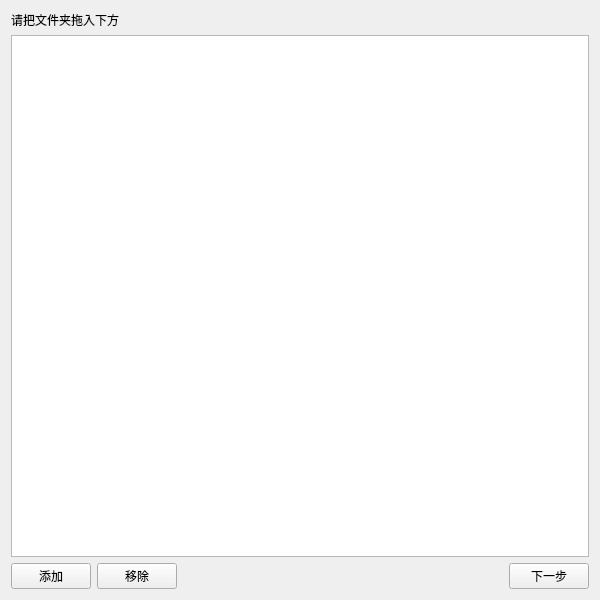
<?xml version="1.0" encoding="UTF-8"?>
<ui version="4.0">
 <class>input_pathsClass</class>
 <widget class="QMainWindow" name="input_pathsClass">
  <property name="geometry">
   <rect>
    <x>0</x>
    <y>0</y>
    <width>600</width>
    <height>600</height>
   </rect>
  </property>
  <property name="sizePolicy">
   <sizepolicy hsizetype="Fixed" vsizetype="Fixed">
    <horstretch>0</horstretch>
    <verstretch>0</verstretch>
   </sizepolicy>
  </property>
  <property name="windowTitle">
   <string>媒体刮削器</string>
  </property>
  <widget class="QWidget" name="Widget1">
   <property name="sizePolicy">
    <sizepolicy hsizetype="Expanding" vsizetype="Expanding">
     <horstretch>0</horstretch>
     <verstretch>0</verstretch>
    </sizepolicy>
   </property>
   <property name="acceptDrops">
    <bool>true</bool>
   </property>
   <property name="layoutDirection">
    <enum>Qt::LayoutDirection::LeftToRight</enum>
   </property>
   <layout class="QVBoxLayout" name="verticalLayout">
    <item>
     <widget class="QLabel" name="folderListText">
      <property name="text">
       <string>请把文件夹拖入下方</string>
      </property>
     </widget>
    </item>
    <item>
     <widget class="QListWidgetDragDrop" name="folderList">
      <property name="acceptDrops">
       <bool>true</bool>
      </property>
      <property name="dragEnabled">
       <bool>false</bool>
      </property>
      <property name="dragDropMode">
       <enum>QAbstractItemView::DragDropMode::DropOnly</enum>
      </property>
      <property name="selectionMode">
       <enum>QAbstractItemView::SelectionMode::MultiSelection</enum>
      </property>
      <property name="sortingEnabled">
       <bool>true</bool>
      </property>
     </widget>
    </item>
    <item>
     <layout class="QHBoxLayout" name="horizontalLayout">
      <item>
       <widget class="QPushButton" name="Add">
        <property name="text">
         <string>添加</string>
        </property>
       </widget>
      </item>
      <item>
       <widget class="QPushButton" name="Remove">
        <property name="text">
         <string>移除</string>
        </property>
       </widget>
      </item>
      <item>
       <spacer name="horizontalSpacer">
        <property name="orientation">
         <enum>Qt::Orientation::Horizontal</enum>
        </property>
        <property name="sizeHint" stdset="0">
         <size>
          <width>40</width>
          <height>20</height>
         </size>
        </property>
       </spacer>
      </item>
      <item>
       <widget class="QPushButton" name="Next">
        <property name="text">
         <string>下一步</string>
        </property>
       </widget>
      </item>
     </layout>
    </item>
   </layout>
  </widget>
 </widget>
 <layoutdefault spacing="6" margin="11"/>
 <customwidgets>
  <customwidget>
   <class>QListWidgetDragDrop</class>
   <extends>QListWidget</extends>
   <header>qlist_widget_drag_drop.h</header>
  </customwidget>
 </customwidgets>
 <resources>
  <include location="input_paths.qrc"/>
 </resources>
 <connections/>
</ui>
